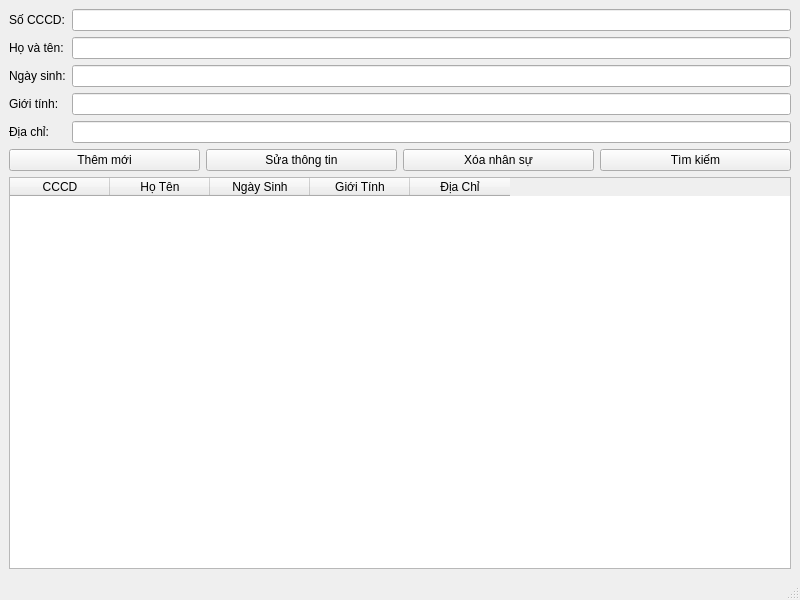
<?xml version="1.0" encoding="UTF-8"?>
<ui version="4.0">
 <class>MainWindow</class>
 <widget class="QMainWindow" name="MainWindow">
  <property name="geometry">
   <rect>
    <x>0</x>
    <y>0</y>
    <width>800</width>
    <height>600</height>
   </rect>
  </property>
  <property name="windowTitle">
   <string>Quản Lý Nhân Sự - SQLite</string>
  </property>
  <widget class="QWidget" name="centralwidget">
   <layout class="QVBoxLayout" name="verticalLayout">
    <item>
     <layout class="QFormLayout" name="formLayout">
      <item row="0" column="0">
       <widget class="QLabel" name="label">
        <property name="text"><string>Số CCCD:</string></property>
       </widget>
      </item>
      <item row="0" column="1">
       <widget class="QLineEdit" name="txtCCCD"/>
      </item>
      <item row="1" column="0">
       <widget class="QLabel" name="label_2">
        <property name="text"><string>Họ và tên:</string></property>
       </widget>
      </item>
      <item row="1" column="1">
       <widget class="QLineEdit" name="txtHoTen"/>
      </item>
      <item row="2" column="0">
       <widget class="QLabel" name="label_3">
        <property name="text"><string>Ngày sinh:</string></property>
       </widget>
      </item>
      <item row="2" column="1">
       <widget class="QLineEdit" name="txtNgaySinh"/>
      </item>
      <item row="3" column="0">
       <widget class="QLabel" name="label_4">
        <property name="text"><string>Giới tính:</string></property>
       </widget>
      </item>
      <item row="3" column="1">
       <widget class="QLineEdit" name="txtGioiTinh"/>
      </item>
      <item row="4" column="0">
       <widget class="QLabel" name="label_5">
        <property name="text"><string>Địa chỉ:</string></property>
       </widget>
      </item>
      <item row="4" column="1">
       <widget class="QLineEdit" name="txtDiaChi"/>
      </item>
     </layout>
    </item>
    <item>
     <layout class="QHBoxLayout" name="horizontalLayout">
      <item>
       <widget class="QPushButton" name="btnThem">
        <property name="text"><string>Thêm mới</string></property>
       </widget>
      </item>
      <item>
       <widget class="QPushButton" name="btnSua">
        <property name="text"><string>Sửa thông tin</string></property>
       </widget>
      </item>
      <item>
       <widget class="QPushButton" name="btnXoa">
        <property name="text"><string>Xóa nhân sự</string></property>
       </widget>
      </item>
      <item>
       <widget class="QPushButton" name="btnTim">
        <property name="text"><string>Tìm kiếm</string></property>
       </widget>
      </item>
     </layout>
    </item>
    <item>
     <widget class="QTableWidget" name="tableNhanSu">
      <property name="columnCount">
       <number>5</number>
      </property>
      <column>
       <property name="text"><string>CCCD</string></property>
      </column>
      <column>
       <property name="text"><string>Họ Tên</string></property>
      </column>
      <column>
       <property name="text"><string>Ngày Sinh</string></property>
      </column>
      <column>
       <property name="text"><string>Giới Tính</string></property>
      </column>
      <column>
       <property name="text"><string>Địa Chỉ</string></property>
      </column>
     </widget>
    </item>
   </layout>
  </widget>
  <widget class="QMenuBar" name="menubar">
   <property name="geometry">
    <rect>
     <x>0</x>
     <y>0</y>
     <width>800</width>
     <height>21</height>
    </rect>
   </property>
  </widget>
  <widget class="QStatusBar" name="statusbar"/>
 </widget>
 <resources/>
 <connections/>
</ui>
